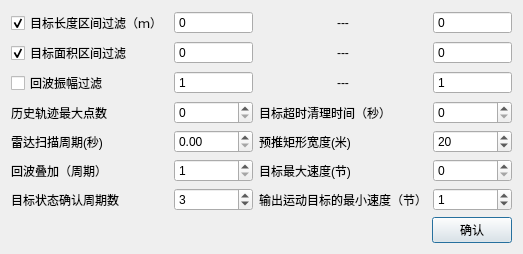
<?xml version="1.0" encoding="UTF-8"?>
<ui version="4.0">
 <class>zchxRadarParseSettingDlg</class>
 <widget class="QDialog" name="zchxRadarParseSettingDlg">
  <property name="geometry">
   <rect>
    <x>0</x>
    <y>0</y>
    <width>523</width>
    <height>245</height>
   </rect>
  </property>
  <property name="windowTitle">
   <string>解析参数配置</string>
  </property>
  <layout class="QGridLayout" name="gridLayout">
   <item row="4" column="1">
    <widget class="QDoubleSpinBox" name="scanCycleTime">
     <property name="maximum">
      <double>60.000000000000000</double>
     </property>
    </widget>
   </item>
   <item row="3" column="1">
    <widget class="QSpinBox" name="max_history"/>
   </item>
   <item row="1" column="0">
    <widget class="QCheckBox" name="target_area_filter_chk">
     <property name="text">
      <string>目标面积区间过滤</string>
     </property>
     <property name="checked">
      <bool>true</bool>
     </property>
    </widget>
   </item>
   <item row="1" column="1">
    <widget class="QSpinBox" name="target_area_min">
     <property name="buttonSymbols">
      <enum>QAbstractSpinBox::NoButtons</enum>
     </property>
     <property name="minimum">
      <number>0</number>
     </property>
     <property name="maximum">
      <number>999999999</number>
     </property>
    </widget>
   </item>
   <item row="1" column="2">
    <widget class="QLabel" name="label_16">
     <property name="text">
      <string>---</string>
     </property>
     <property name="alignment">
      <set>Qt::AlignCenter</set>
     </property>
    </widget>
   </item>
   <item row="1" column="3">
    <widget class="QSpinBox" name="target_area_max">
     <property name="buttonSymbols">
      <enum>QAbstractSpinBox::NoButtons</enum>
     </property>
     <property name="minimum">
      <number>0</number>
     </property>
     <property name="maximum">
      <number>999999999</number>
     </property>
    </widget>
   </item>
   <item row="3" column="0">
    <widget class="QLabel" name="label_29">
     <property name="styleSheet">
      <string notr="true"/>
     </property>
     <property name="text">
      <string>历史轨迹最大点数</string>
     </property>
    </widget>
   </item>
   <item row="3" column="2">
    <widget class="QLabel" name="label_27">
     <property name="styleSheet">
      <string notr="true"/>
     </property>
     <property name="text">
      <string>目标超时清理时间（秒）</string>
     </property>
    </widget>
   </item>
   <item row="3" column="3">
    <widget class="QSpinBox" name="clear_track_time">
     <property name="maximum">
      <number>99999999</number>
     </property>
    </widget>
   </item>
   <item row="4" column="0">
    <widget class="QLabel" name="label_18">
     <property name="text">
      <string>雷达扫描周期(秒)</string>
     </property>
    </widget>
   </item>
   <item row="0" column="0">
    <widget class="QCheckBox" name="target_length_filter_chk">
     <property name="text">
      <string>目标长度区间过滤（ｍ）</string>
     </property>
     <property name="checked">
      <bool>true</bool>
     </property>
    </widget>
   </item>
   <item row="0" column="2">
    <widget class="QLabel" name="label_14">
     <property name="text">
      <string>---</string>
     </property>
     <property name="alignment">
      <set>Qt::AlignCenter</set>
     </property>
    </widget>
   </item>
   <item row="0" column="1">
    <widget class="QSpinBox" name="target_length_min">
     <property name="buttonSymbols">
      <enum>QAbstractSpinBox::NoButtons</enum>
     </property>
     <property name="minimum">
      <number>0</number>
     </property>
     <property name="maximum">
      <number>200000</number>
     </property>
    </widget>
   </item>
   <item row="0" column="3">
    <widget class="QSpinBox" name="target_length_max">
     <property name="buttonSymbols">
      <enum>QAbstractSpinBox::NoButtons</enum>
     </property>
     <property name="minimum">
      <number>0</number>
     </property>
     <property name="maximum">
      <number>200000</number>
     </property>
    </widget>
   </item>
   <item row="4" column="2">
    <widget class="QLabel" name="label_15">
     <property name="styleSheet">
      <string notr="true"/>
     </property>
     <property name="text">
      <string>预推矩形宽度(米)</string>
     </property>
    </widget>
   </item>
   <item row="4" column="3">
    <widget class="QSpinBox" name="predictionWidth">
     <property name="minimum">
      <number>1</number>
     </property>
     <property name="maximum">
      <number>2000000</number>
     </property>
     <property name="value">
      <number>20</number>
     </property>
    </widget>
   </item>
   <item row="2" column="0">
    <widget class="QCheckBox" name="video_amp_chk">
     <property name="text">
      <string>回波振幅过滤</string>
     </property>
    </widget>
   </item>
   <item row="2" column="1">
    <widget class="QSpinBox" name="video_amplitude_min">
     <property name="buttonSymbols">
      <enum>QAbstractSpinBox::NoButtons</enum>
     </property>
     <property name="minimum">
      <number>1</number>
     </property>
     <property name="maximum">
      <number>255</number>
     </property>
    </widget>
   </item>
   <item row="5" column="0">
    <widget class="QLabel" name="label_11">
     <property name="styleSheet">
      <string notr="true"/>
     </property>
     <property name="text">
      <string>回波叠加（周期）</string>
     </property>
    </widget>
   </item>
   <item row="2" column="2">
    <widget class="QLabel" name="label_3">
     <property name="text">
      <string>---</string>
     </property>
     <property name="alignment">
      <set>Qt::AlignCenter</set>
     </property>
    </widget>
   </item>
   <item row="2" column="3">
    <widget class="QSpinBox" name="video_amplitude_max">
     <property name="buttonSymbols">
      <enum>QAbstractSpinBox::NoButtons</enum>
     </property>
     <property name="minimum">
      <number>1</number>
     </property>
     <property name="maximum">
      <number>255</number>
     </property>
    </widget>
   </item>
   <item row="5" column="1">
    <widget class="QSpinBox" name="video_or_count">
     <property name="minimum">
      <number>1</number>
     </property>
     <property name="maximum">
      <number>5</number>
     </property>
    </widget>
   </item>
   <item row="5" column="3">
    <widget class="QSpinBox" name="targetMaxSpeedSpinBox"/>
   </item>
   <item row="5" column="2">
    <widget class="QLabel" name="label_17">
     <property name="text">
      <string>目标最大速度(节)</string>
     </property>
    </widget>
   </item>
   <item row="6" column="0">
    <widget class="QLabel" name="label_21">
     <property name="text">
      <string>目标状态确认周期数</string>
     </property>
    </widget>
   </item>
   <item row="6" column="1">
    <widget class="QSpinBox" name="target_confirm_spinBox">
     <property name="minimum">
      <number>1</number>
     </property>
     <property name="maximum">
      <number>10</number>
     </property>
     <property name="value">
      <number>3</number>
     </property>
    </widget>
   </item>
   <item row="6" column="3">
    <widget class="QSpinBox" name="move_target_min_speed_spinBox">
     <property name="minimum">
      <number>0</number>
     </property>
     <property name="maximum">
      <number>200</number>
     </property>
     <property name="value">
      <number>1</number>
     </property>
    </widget>
   </item>
   <item row="6" column="2">
    <widget class="QLabel" name="move_target_min_speed_label">
     <property name="text">
      <string>输出运动目标的最小速度（节）</string>
     </property>
    </widget>
   </item>
   <item row="7" column="0" colspan="4">
    <layout class="QHBoxLayout" name="horizontalLayout">
     <item>
      <spacer name="horizontalSpacer">
       <property name="orientation">
        <enum>Qt::Horizontal</enum>
       </property>
       <property name="sizeHint" stdset="0">
        <size>
         <width>40</width>
         <height>20</height>
        </size>
       </property>
      </spacer>
     </item>
     <item>
      <spacer name="horizontalSpacer_3">
       <property name="orientation">
        <enum>Qt::Horizontal</enum>
       </property>
       <property name="sizeHint" stdset="0">
        <size>
         <width>40</width>
         <height>20</height>
        </size>
       </property>
      </spacer>
     </item>
     <item>
      <spacer name="horizontalSpacer_2">
       <property name="orientation">
        <enum>Qt::Horizontal</enum>
       </property>
       <property name="sizeHint" stdset="0">
        <size>
         <width>40</width>
         <height>20</height>
        </size>
       </property>
      </spacer>
     </item>
     <item>
      <widget class="QPushButton" name="pushButton">
       <property name="text">
        <string>确认</string>
       </property>
      </widget>
     </item>
    </layout>
   </item>
  </layout>
 </widget>
 <resources/>
 <connections/>
</ui>
